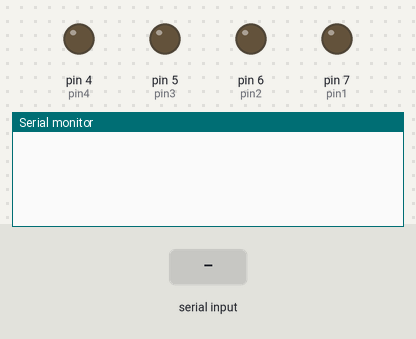
Simulated run of this sketch. Board: Arduino Uno, built with avr-gcc and run on an emulated ATmega328P. Shown: output pins drawn as LEDs (lit = HIGH), the last lines printed to the serial monitor. The test bench sets the inputs (shaded band).

Above: at 1.2 s.
1.3 s: "90,45\n" received over Serial
At 1.9 s:
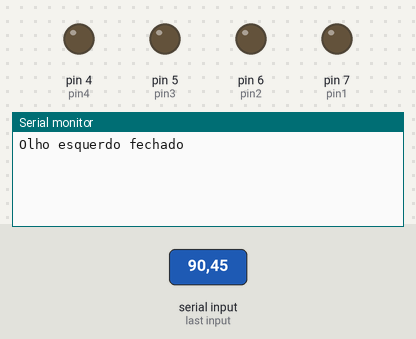
2.8 s: "30,150\n" received over Serial
At 3.7 s:
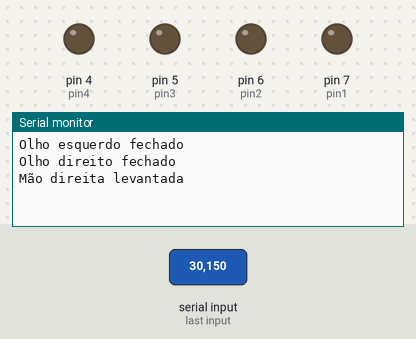
4.3 s: "2\n" received over Serial
At 5.3 s:
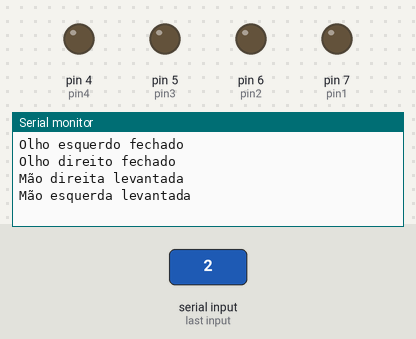
5.8 s: "1\n" received over Serial
At 6.4 s:
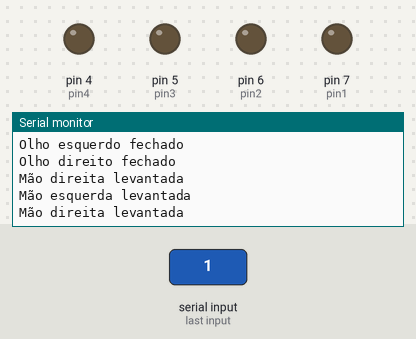

Measured:
- after the input at 1.3 s, the serial monitor: prints a new line at once (image 1)
- after the input at 2.8 s, the serial monitor: prints a new line at once (image 2)
- after the input at 4.3 s, the serial monitor: prints a new line at once (image 3)

The sketch:

Pose_Estimation.ino
```cpp
const int pin1 = 7;  // Vermelho - Mão Direita
const int pin2 = 6;  // Verde - Mão Esquerda
const int pin3 = 5;  // Azul - Olho Direito
const int pin4 = 4;  // Amarelo - Olho Esquerdo

void setup() {
  // Inicializa a comunicação serial a 9600 bps
  Serial.begin(9600);

  // Configura os pinos 4, 6, 5 e 7 como saída
  pinMode(pin1, OUTPUT);
  pinMode(pin2, OUTPUT);
  pinMode(pin3, OUTPUT);
  pinMode(pin4, OUTPUT);

  // Desliga todos os LEDs inicialmente
  digitalWrite(pin1, LOW);
  digitalWrite(pin2, LOW);
  digitalWrite(pin3, LOW);
  digitalWrite(pin4, LOW);
}

void loop() {
  if (Serial.available() > 0) {
    // Lê o caractere enviado via Serial
    char command = Serial.read();

    // Converte o caractere para inteiro, se necessário
    int commandInt = command - '0';  // Converte o caractere para o valor inteiro

    // Verifica o comando recebido e liga o pino correspondente
    if (commandInt == 1) {
      digitalWrite(pin1, HIGH);  // Mão direita
      digitalWrite(pin2, LOW);
      digitalWrite(pin3, LOW);
      digitalWrite(pin4, LOW);
      Serial.println("Mão direita levantada");
    } else if (commandInt == 2) {
      digitalWrite(pin2, HIGH);  // Mão esquerda
      digitalWrite(pin1, LOW);
      digitalWrite(pin3, LOW);
      digitalWrite(pin4, LOW);
      Serial.println("Mão esquerda levantada");
    } else if (commandInt == 3) {
      digitalWrite(pin3, HIGH);  // Olho direito
      digitalWrite(pin1, LOW);
      digitalWrite(pin2, LOW);
      digitalWrite(pin4, LOW);
      Serial.println("Olho direito fechado");
    } else if (commandInt == 4) {
      digitalWrite(pin4, HIGH);  // Olho esquerdo
      digitalWrite(pin1, LOW);
      digitalWrite(pin2, LOW);
      digitalWrite(pin3, LOW);
      Serial.println("Olho esquerdo fechado");
    } else{
      // Desliga todos os LEDs inicialmente
      digitalWrite(pin1, LOW);
      digitalWrite(pin2, LOW);
      digitalWrite(pin3, LOW);
      digitalWrite(pin4, LOW);
    }
  }
}
```
